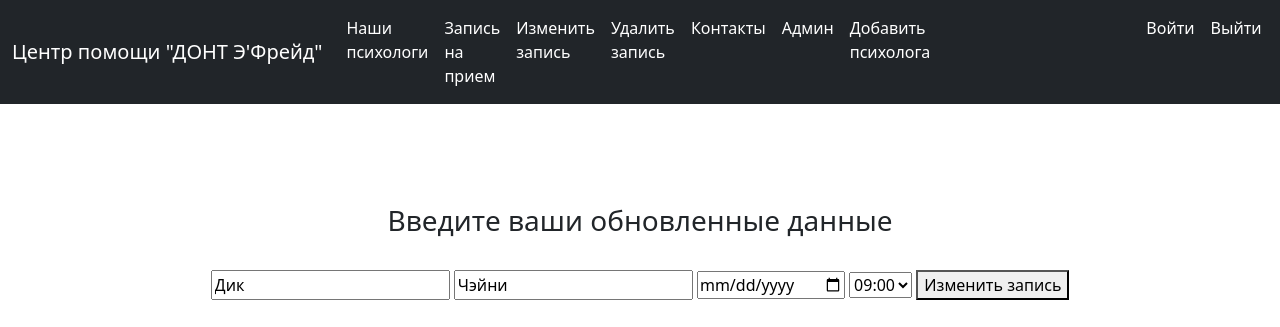
/update_appointment/3, run on the app's committed database.
### app/models.py (models this page shows, shortened)
class Appointment(models.Model):
    client_fname = models.CharField(max_length=30)
    client_lname = models.CharField(max_length=30)
    date = models.DateField()
    time = models.CharField(max_length=10)
    psychologist = models.ForeignKey("Psychologist", verbose_name=("Психолог"), on_delete=models.CASCADE)

### app/views.py (the view)
# urls.py: path('update_appointment/<int:id>', update_appointment1, name='update_appointment1'),
def update_appointment1(request, id):
    update_info = Appointment.objects.get(id=id)
    context = {'appointing':update_info}
    if request.method == 'POST':
        update_info.client_fname = request.POST['client_fname']
        update_info.client_lname = request.POST['client_lname']
        update_info.date = request.POST['date']
        update_info.time = request.POST['time']
        psy = Psychologist.objects.get(id=update_info.psychologist.id)
        if_busy = Appointment.objects.filter(psychologist_id = update_info.psychologist.id, date = update_info.date, time = update_info.time)
        if if_busy:
            context = {'psy':psy,'is_busy':'yes'}
            return render(request, 'update_appointment1.html', context)
        else:
            update_info.save()
            context = {'psy':psy, 'appointing':update_info}
            return render(request, 'record_message.html', context)
    else:
        return render(request, 'update_appointment1.html', context)

### app/templates/update_appointment1.html (shortened to what this page needs)
<!DOCTYPE html>
<html lang="en">
<head>
    <link href="https://cdn.jsdelivr.net/npm/bootstrap@5.3.0/dist/css/bootstrap.min.css" rel="stylesheet">
</head>
<body>
    <nav class="navbar navbar-expand navbar-dark bg-dark" aria-label="Second navbar example">
        <div class="container-fluid">
            <a class="navbar-brand" href="{% url 'index' %}">Центр помощи "ДОНТ Э'Фрейд"</a>
            <div class="collapse navbar-collapse" id="navbarsExample02">
                <ul class="navbar-nav me-auto">
                    <li class="nav-item">
                        <a class="nav-link active" aria-current="page" href="{% url 'psychologist' %}">Наши психологи</a>
                    </li>
                    <li class="nav-item">
                        <a class="nav-link active" aria-current="page" href="{% url 'psychologist' %}">Запись на прием</a>
                    </li>
                    <li class="nav-item">
                        <a class="nav-link active" aria-current="page" href="{% url 'update_appointment' %}">Изменить запись</a>
                    </li>
                    <li class="nav-item">
                        <a class="nav-link active" aria-current="page" href="{% url 'delete_appointment' %}">Удалить запись</a>
                    </li>
                    <li class="nav-item">
                        <a class="nav-link active" aria-current="page" href="{% url 'contact_us' %}">Контакты</a>
                    </li>
                    <li class="nav-item">
                        <a class="nav-link active" aria-current="page" href="{% url 'home' %}">Админ</a>
                    </li>
                    <li class="nav-item">
                        <a class="nav-link active" aria-current="page" href="{% url 'add_psy' %}">Добавить психолога</a>
                    </li>
                    <li class="nav-item" style="text-align: right; margin-left:200px;">
                        <a class="nav-link active" aria-current="page" href="{% url 'user_login' %}">Войти</a>
                    </li>
                    <li class="nav-item">
                        <a class="nav-link active" aria-current="page" href="{% url 'user_logout' %}">Выйти</a>
                    </li>
                </ul>
            </div>
        </div>
    </nav>
    <div  style="text-align: center; margin-top: 100px;">
        <h3> Введите ваши обновленные данные</h3> <br>
        <form method="POST">
            <input type="text" name="client_fname" value="{{appointing.client_fname}}">
            <input type="text" name="client_lname" value="{{appointing.client_lname}}">
            <input type="date" name="date" value="{{appointing.date}}">
            <select name="time" value="{{appointing.time}}">
                <option>09:00</option>
            </select>
            <button type="submit"> Изменить запись </button>
        </form>
        <br>
    </div>
</body>
</html>

### data on the page
Appointment: client_fname "Дик", client_lname "Чэйни", time "09:00"
